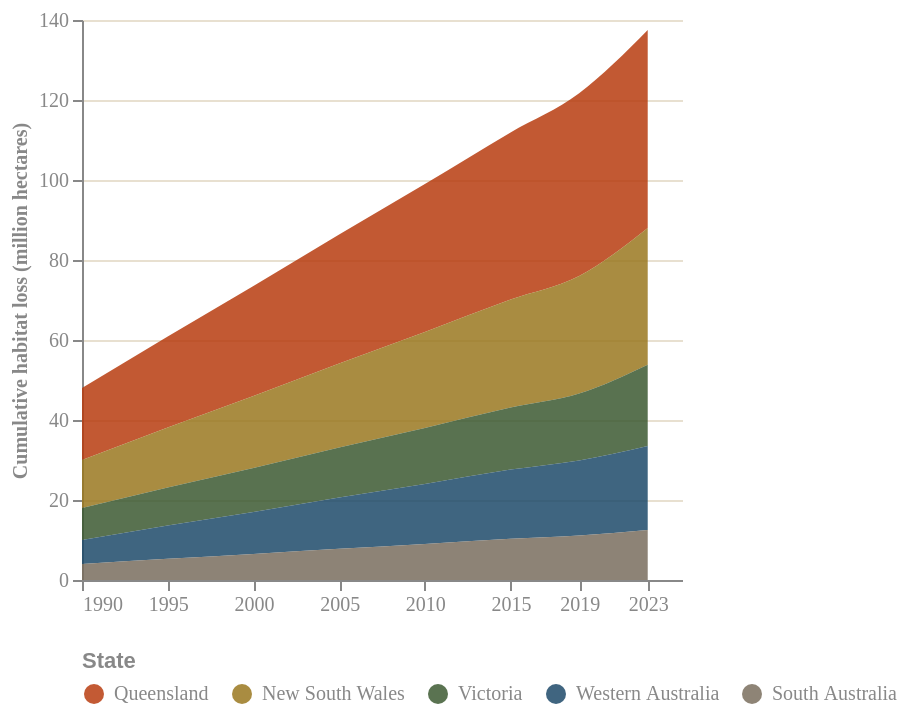

The Vega-Lite source for this figure:
### Vega-Lite specification from a JSON file in a GitHub repository (floating-point values rounded to 4 significant figures)
{"$schema": "https://vega.github.io/schema/vega-lite/v5.json", "width": "container", "height": 280, "background": "transparent", "data": {"values": [{"year": 1990, "state": "Queensland", "loss_mha": 18}, {"year": 1995, "state": "Queensland", "loss_mha": 22.8}, {"year": 2000, "state": "Queensland", "loss_mha": 27.5}, {"year": 2005, "state": "Queensland", "loss_mha": 32.3}, {"year": 2010, "state": "Queensland", "loss_mha": 37}, {"year": 2015, "state": "Queensland", "loss_mha": 41.8}, {"year": 2019, "state": "Queensland", "loss_mha": 45.7}, {"year": 2023, "state": "Queensland", "loss_mha": 49.5}, {"year": 1990, "state": "New South Wales", "loss_mha": 12}, {"year": 1995, "state": "New South Wales", "loss_mha": 15}, {"year": 2000, "state": "New South Wales", "loss_mha": 18}, {"year": 2005, "state": "New South Wales", "loss_mha": 21}, {"year": 2010, "state": "New South Wales", "loss_mha": 24}, {"year": 2015, "state": "New South Wales", "loss_mha": 27}, {"year": 2019, "state": "New South Wales", "loss_mha": 29.4}, {"year": 2023, "state": "New South Wales", "loss_mha": 34.2}, {"year": 1990, "state": "Victoria", "loss_mha": 8}, {"year": 1995, "state": "Victoria", "loss_mha": 9.5}, {"year": 2000, "state": "Victoria", "loss_mha": 11}, {"year": 2005, "state": "Victoria", "loss_mha": 12.5}, {"year": 2010, "state": "Victoria", "loss_mha": 14}, {"year": 2015, "state": "Victoria", "loss_mha": 15.5}, {"year": 2019, "state": "Victoria", "loss_mha": 16.7}, {"year": 2023, "state": "Victoria", "loss_mha": 20.3}, {"year": 1990, "state": "Western Australia", "loss_mha": 6}, {"year": 1995, "state": "Western Australia", "loss_mha": 8.3}, {"year": 2000, "state": "Western Australia", "loss_mha": 10.5}, {"year": 2005, "state": "Western Australia", "loss_mha": 12.8}, {"year": 2010, "state": "Western Australia", "loss_mha": 15}, {"year": 2015, "state": "Western Australia", "loss_mha": 17.3}, {"year": 2019, "state": "Western Australia", "loss_mha": 18.8}, {"year": 2023, "state": "Western Australia", "loss_mha": 21}, {"year": 1990, "state": "South Australia", "loss_mha": 4}, {"year": 1995, "state": "South Australia", "loss_mha": 5.3}, {"year": 2000, "state": "South Australia", "loss_mha": 6.5}, {"year": 2005, "state": "South Australia", "loss_mha": 7.8}, {"year": 2010, "state": "South Australia", "loss_mha": 9}, {"year": 2015, "state": "South Australia", "loss_mha": 10.3}, {"year": 2019, "state": "South Australia", "loss_mha": 11.1}, {"year": 2023, "state": "South Australia", "loss_mha": 12.5}]}, "mark": {"type": "area", "opacity": 0.85, "interpolate": "monotone"}, "encoding": {"x": {"field": "year", "type": "quantitative", "axis": {"title": null, "grid": false, "labelColor": "#888", "labelFont": "DM Mono", "format": "d", "values": [1990, 1995, 2000, 2005, 2010, 2015, 2019, 2023]}}, "y": {"field": "loss_mha", "type": "quantitative", "stack": "zero", "title": "Cumulative habitat loss (million hectares)", "axis": {"titleColor": "#888", "labelColor": "#888", "titleFont": "DM Mono", "labelFont": "DM Mono", "titleFontSize": 10, "grid": true, "gridColor": "#e8e0d0"}}, "color": {"field": "state", "type": "nominal", "scale": {"domain": ["Queensland", "New South Wales", "Victoria", "Western Australia", "South Australia"], "range": ["#b83d10", "#9a7820", "#3d5a32", "#1e4a6a", "#7a6e5e"]}, "legend": {"title": "State", "labelColor": "#888", "titleColor": "#888", "labelFont": "DM Mono", "orient": "bottom"}}, "tooltip": [{"field": "state", "title": "State"}, {"field": "year", "title": "Year"}, {"field": "loss_mha", "title": "Cumulative loss (million hectares)", "format": ".1f"}]}, "config": {"view": {"stroke": null}}}
